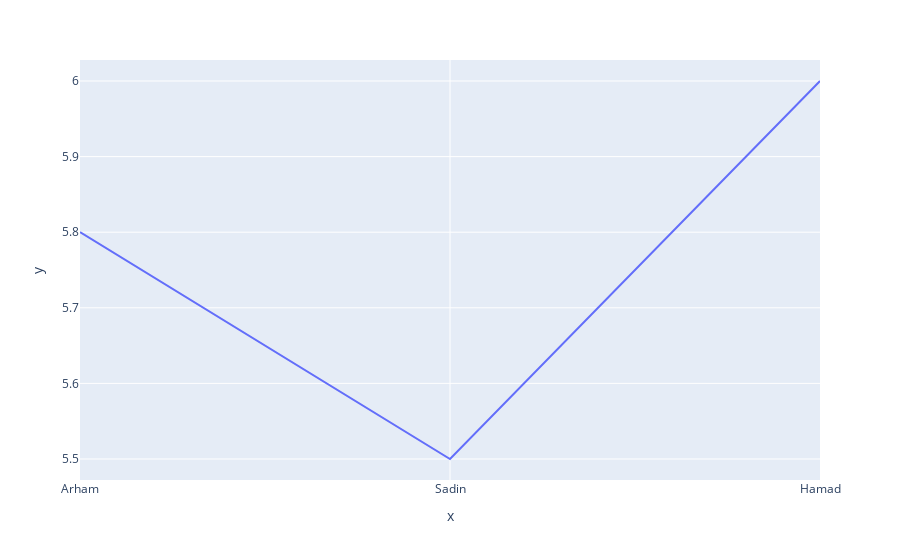

This figure's notebook cell:
### Code cell
name = ['Arham','Sadin','Hamad']
heights = [5.8,5.5,6.0]

plt.figure(figsize=(10,5))
fig = px.line(x=name,y=heights)
fig.show()

### Figure 1 — Plotly figure (JSON) as saved in the notebook; plotly's stock layout.template omitted (floating-point values rounded to 4 significant figures)
{"data": [{"hovertemplate": "x=%{x}<br>y=%{y}<extra></extra>", "legendgroup": "", "line": {"color": "#636efa", "dash": "solid"}, "marker": {"symbol": "circle"}, "mode": "lines", "name": "", "orientation": "v", "showlegend": false, "type": "scatter", "x": ["Arham", "Sadin", "Hamad"], "xaxis": "x", "y": [5.8, 5.5, 6], "yaxis": "y"}], "layout": {"legend": {"tracegroupgap": 0}, "margin": {"t": 60}, "xaxis": {"anchor": "y", "domain": [0, 1], "title": {"text": "x"}}, "yaxis": {"anchor": "x", "domain": [0, 1], "title": {"text": "y"}}}}
